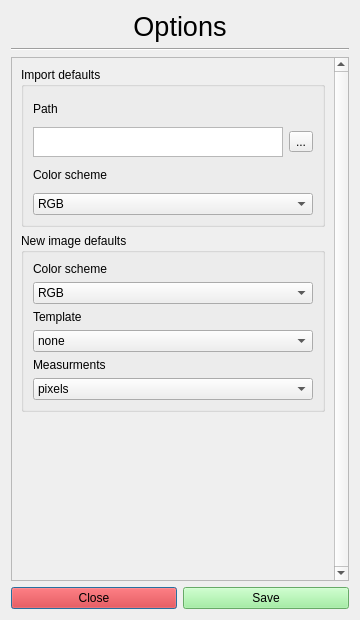
<?xml version="1.0" encoding="UTF-8"?>
<ui version="4.0">
 <class>Options</class>
 <widget class="QDialog" name="Options">
  <property name="geometry">
   <rect>
    <x>0</x>
    <y>0</y>
    <width>360</width>
    <height>620</height>
   </rect>
  </property>
  <property name="maximumSize">
   <size>
    <width>360</width>
    <height>620</height>
   </size>
  </property>
  <property name="windowTitle">
   <string>Dialog</string>
  </property>
  <layout class="QGridLayout" name="gridLayout">
   <item row="4" column="0">
    <widget class="QPushButton" name="closeButton">
     <property name="styleSheet">
      <string notr="true">background:red;</string>
     </property>
     <property name="text">
      <string>Close</string>
     </property>
    </widget>
   </item>
   <item row="0" column="0" colspan="2">
    <widget class="QLabel" name="label">
     <property name="font">
      <font>
       <pointsize>20</pointsize>
      </font>
     </property>
     <property name="text">
      <string>Options</string>
     </property>
     <property name="alignment">
      <set>Qt::AlignCenter</set>
     </property>
    </widget>
   </item>
   <item row="4" column="1">
    <widget class="QPushButton" name="saveButton">
     <property name="styleSheet">
      <string notr="true">background:lightgreen;</string>
     </property>
     <property name="text">
      <string>Save</string>
     </property>
    </widget>
   </item>
   <item row="1" column="0" colspan="2">
    <widget class="Line" name="line">
     <property name="orientation">
      <enum>Qt::Horizontal</enum>
     </property>
    </widget>
   </item>
   <item row="3" column="0" colspan="2">
    <widget class="QScrollArea" name="scrollArea">
     <property name="verticalScrollBarPolicy">
      <enum>Qt::ScrollBarAlwaysOn</enum>
     </property>
     <property name="widgetResizable">
      <bool>true</bool>
     </property>
     <widget class="QWidget" name="optionsScroll">
      <property name="geometry">
       <rect>
        <x>0</x>
        <y>0</y>
        <width>326</width>
        <height>522</height>
       </rect>
      </property>
      <layout class="QVBoxLayout" name="verticalLayout">
       <item>
        <widget class="QGroupBox" name="importSettings">
         <property name="title">
          <string>Import defaults</string>
         </property>
         <layout class="QGridLayout" name="gridLayout_2">
          <item row="2" column="0">
           <widget class="QLabel" name="label_3">
            <property name="text">
             <string>Color scheme</string>
            </property>
           </widget>
          </item>
          <item row="0" column="0">
           <widget class="QLabel" name="label_2">
            <property name="text">
             <string>Path</string>
            </property>
           </widget>
          </item>
          <item row="1" column="0">
           <widget class="QPlainTextEdit" name="importPath">
            <property name="maximumSize">
             <size>
              <width>16777215</width>
              <height>30</height>
             </size>
            </property>
           </widget>
          </item>
          <item row="1" column="1">
           <widget class="QToolButton" name="toolButton">
            <property name="text">
             <string>...</string>
            </property>
           </widget>
          </item>
          <item row="3" column="0" colspan="2">
           <widget class="QComboBox" name="importColorScheme">
            <item>
             <property name="text">
              <string>RGB</string>
             </property>
            </item>
            <item>
             <property name="text">
              <string>Inverse</string>
             </property>
            </item>
            <item>
             <property name="text">
              <string>Greyscale</string>
             </property>
            </item>
           </widget>
          </item>
         </layout>
        </widget>
       </item>
       <item>
        <widget class="QGroupBox" name="newImageSettings">
         <property name="title">
          <string>New image defaults</string>
         </property>
         <layout class="QVBoxLayout" name="verticalLayout_3">
          <item>
           <widget class="QLabel" name="label_4">
            <property name="text">
             <string>Color scheme</string>
            </property>
           </widget>
          </item>
          <item>
           <widget class="QComboBox" name="newImageScheme">
            <item>
             <property name="text">
              <string>RGB</string>
             </property>
            </item>
            <item>
             <property name="text">
              <string>Inverse</string>
             </property>
            </item>
            <item>
             <property name="text">
              <string>Greyscale</string>
             </property>
            </item>
           </widget>
          </item>
          <item>
           <widget class="QLabel" name="label_6">
            <property name="text">
             <string>Template</string>
            </property>
           </widget>
          </item>
          <item>
           <widget class="QComboBox" name="templates">
            <item>
             <property name="text">
              <string>none</string>
             </property>
            </item>
            <item>
             <property name="text">
              <string>A4</string>
             </property>
            </item>
            <item>
             <property name="text">
              <string>A5</string>
             </property>
            </item>
            <item>
             <property name="text">
              <string>Icon</string>
             </property>
            </item>
           </widget>
          </item>
          <item>
           <widget class="QLabel" name="label_7">
            <property name="text">
             <string>Measurments</string>
            </property>
           </widget>
          </item>
          <item>
           <widget class="QComboBox" name="measurments">
            <item>
             <property name="text">
              <string>pixels</string>
             </property>
            </item>
            <item>
             <property name="text">
              <string>inches</string>
             </property>
            </item>
            <item>
             <property name="text">
              <string>centimeters</string>
             </property>
            </item>
           </widget>
          </item>
         </layout>
        </widget>
       </item>
       <item>
        <spacer name="verticalSpacer">
         <property name="orientation">
          <enum>Qt::Vertical</enum>
         </property>
         <property name="sizeHint" stdset="0">
          <size>
           <width>20</width>
           <height>40</height>
          </size>
         </property>
        </spacer>
       </item>
      </layout>
     </widget>
    </widget>
   </item>
  </layout>
 </widget>
 <resources/>
 <connections/>
</ui>
